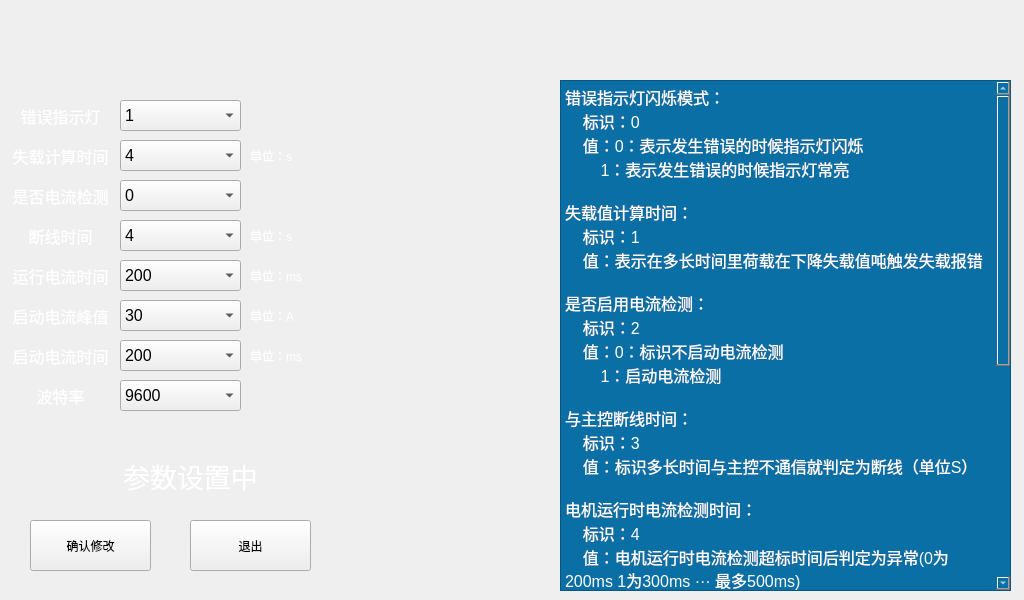
<?xml version="1.0" encoding="UTF-8"?>
<ui version="4.0">
 <class>Parameter_window</class>
 <widget class="QMainWindow" name="Parameter_window">
  <property name="geometry">
   <rect>
    <x>0</x>
    <y>0</y>
    <width>1024</width>
    <height>600</height>
   </rect>
  </property>
  <property name="windowTitle">
   <string>MainWindow</string>
  </property>
  <widget class="QWidget" name="centralwidget">
   <widget class="QLabel" name="label_3">
    <property name="geometry">
     <rect>
      <x>250</x>
      <y>260</y>
      <width>81</width>
      <height>31</height>
     </rect>
    </property>
    <property name="styleSheet">
     <string notr="true">color: rgb(255, 255, 255);</string>
    </property>
    <property name="text">
     <string>单位：ms</string>
    </property>
   </widget>
   <widget class="QComboBox" name="comboBox_bolt">
    <property name="geometry">
     <rect>
      <x>120</x>
      <y>220</y>
      <width>121</width>
      <height>31</height>
     </rect>
    </property>
    <property name="font">
     <font>
      <family>Arial</family>
      <pointsize>12</pointsize>
     </font>
    </property>
    <property name="focusPolicy">
     <enum>Qt::NoFocus</enum>
    </property>
    <property name="currentText">
     <string>4</string>
    </property>
    <property name="currentIndex">
     <number>4</number>
    </property>
    <item>
     <property name="text">
      <string>0 </string>
     </property>
    </item>
    <item>
     <property name="text">
      <string>1</string>
     </property>
    </item>
    <item>
     <property name="text">
      <string>2</string>
     </property>
    </item>
    <item>
     <property name="text">
      <string>3</string>
     </property>
    </item>
    <item>
     <property name="text">
      <string>4</string>
     </property>
    </item>
    <item>
     <property name="text">
      <string>5</string>
     </property>
    </item>
    <item>
     <property name="text">
      <string>6</string>
     </property>
    </item>
    <item>
     <property name="text">
      <string>7</string>
     </property>
    </item>
    <item>
     <property name="text">
      <string>8</string>
     </property>
    </item>
    <item>
     <property name="text">
      <string>9</string>
     </property>
    </item>
   </widget>
   <widget class="QTextBrowser" name="textBrowser">
    <property name="geometry">
     <rect>
      <x>560</x>
      <y>80</y>
      <width>451</width>
      <height>511</height>
     </rect>
    </property>
    <property name="font">
     <font>
      <family>Arial</family>
      <pointsize>12</pointsize>
     </font>
    </property>
    <property name="styleSheet">
     <string notr="true">color: rgb(255, 255, 255);
background-color: rgb(10, 111, 165);</string>
    </property>
    <property name="html">
     <string>&lt;!DOCTYPE HTML PUBLIC &quot;-//W3C//DTD HTML 4.0//EN&quot; &quot;http://www.w3.org/TR/REC-html40/strict.dtd&quot;&gt;
&lt;html&gt;&lt;head&gt;&lt;meta name=&quot;qrichtext&quot; content=&quot;1&quot; /&gt;&lt;style type=&quot;text/css&quot;&gt;
p, li { white-space: pre-wrap; }
&lt;/style&gt;&lt;/head&gt;&lt;body style=&quot; font-family:'Arial'; font-size:12pt; font-weight:400; font-style:normal;&quot;&gt;
&lt;p style=&quot; margin-top:0px; margin-bottom:0px; margin-left:0px; margin-right:0px; -qt-block-indent:0; text-indent:0px;&quot;&gt;错误指示灯闪烁模式：&lt;/p&gt;
&lt;p style=&quot; margin-top:0px; margin-bottom:0px; margin-left:0px; margin-right:0px; -qt-block-indent:0; text-indent:0px;&quot;&gt;    标识：0&lt;/p&gt;
&lt;p style=&quot; margin-top:0px; margin-bottom:0px; margin-left:0px; margin-right:0px; -qt-block-indent:0; text-indent:0px;&quot;&gt;    值：0：表示发生错误的时候指示灯闪烁&lt;/p&gt;
&lt;p style=&quot; margin-top:0px; margin-bottom:0px; margin-left:0px; margin-right:0px; -qt-block-indent:0; text-indent:0px;&quot;&gt;        1：表示发生错误的时候指示灯常亮			&lt;/p&gt;
&lt;p style=&quot;-qt-paragraph-type:empty; margin-top:0px; margin-bottom:0px; margin-left:0px; margin-right:0px; -qt-block-indent:0; text-indent:0px;&quot;&gt;&lt;br /&gt;&lt;/p&gt;
&lt;p style=&quot; margin-top:0px; margin-bottom:0px; margin-left:0px; margin-right:0px; -qt-block-indent:0; text-indent:0px;&quot;&gt;失载值计算时间：&lt;/p&gt;
&lt;p style=&quot; margin-top:0px; margin-bottom:0px; margin-left:0px; margin-right:0px; -qt-block-indent:0; text-indent:0px;&quot;&gt;    标识：1&lt;/p&gt;
&lt;p style=&quot; margin-top:0px; margin-bottom:0px; margin-left:0px; margin-right:0px; -qt-block-indent:0; text-indent:0px;&quot;&gt;    值：表示在多长时间里荷载在下降失载值吨触发失载报错&lt;/p&gt;
&lt;p style=&quot;-qt-paragraph-type:empty; margin-top:0px; margin-bottom:0px; margin-left:0px; margin-right:0px; -qt-block-indent:0; text-indent:0px;&quot;&gt;&lt;br /&gt;&lt;/p&gt;
&lt;p style=&quot; margin-top:0px; margin-bottom:0px; margin-left:0px; margin-right:0px; -qt-block-indent:0; text-indent:0px;&quot;&gt;是否启用电流检测：&lt;/p&gt;
&lt;p style=&quot; margin-top:0px; margin-bottom:0px; margin-left:0px; margin-right:0px; -qt-block-indent:0; text-indent:0px;&quot;&gt;    标识：2&lt;/p&gt;
&lt;p style=&quot; margin-top:0px; margin-bottom:0px; margin-left:0px; margin-right:0px; -qt-block-indent:0; text-indent:0px;&quot;&gt;    值：0：标识不启动电流检测&lt;/p&gt;
&lt;p style=&quot; margin-top:0px; margin-bottom:0px; margin-left:0px; margin-right:0px; -qt-block-indent:0; text-indent:0px;&quot;&gt;        1：启动电流检测&lt;/p&gt;
&lt;p style=&quot;-qt-paragraph-type:empty; margin-top:0px; margin-bottom:0px; margin-left:0px; margin-right:0px; -qt-block-indent:0; text-indent:0px;&quot;&gt;&lt;br /&gt;&lt;/p&gt;
&lt;p style=&quot; margin-top:0px; margin-bottom:0px; margin-left:0px; margin-right:0px; -qt-block-indent:0; text-indent:0px;&quot;&gt;与主控断线时间：&lt;/p&gt;
&lt;p style=&quot; margin-top:0px; margin-bottom:0px; margin-left:0px; margin-right:0px; -qt-block-indent:0; text-indent:0px;&quot;&gt;    标识：3&lt;/p&gt;
&lt;p style=&quot; margin-top:0px; margin-bottom:0px; margin-left:0px; margin-right:0px; -qt-block-indent:0; text-indent:0px;&quot;&gt;    值：标识多长时间与主控不通信就判定为断线（单位S）&lt;/p&gt;
&lt;p style=&quot;-qt-paragraph-type:empty; margin-top:0px; margin-bottom:0px; margin-left:0px; margin-right:0px; -qt-block-indent:0; text-indent:0px;&quot;&gt;&lt;br /&gt;&lt;/p&gt;
&lt;p style=&quot; margin-top:0px; margin-bottom:0px; margin-left:0px; margin-right:0px; -qt-block-indent:0; text-indent:0px;&quot;&gt;电机运行时电流检测时间：&lt;/p&gt;
&lt;p style=&quot; margin-top:0px; margin-bottom:0px; margin-left:0px; margin-right:0px; -qt-block-indent:0; text-indent:0px;&quot;&gt;    标识：4&lt;/p&gt;
&lt;p style=&quot; margin-top:0px; margin-bottom:0px; margin-left:0px; margin-right:0px; -qt-block-indent:0; text-indent:0px;&quot;&gt;    值：电机运行时电流检测超标时间后判定为异常(0为200ms 1为300ms ··· 最多500ms)&lt;/p&gt;
&lt;p style=&quot;-qt-paragraph-type:empty; margin-top:0px; margin-bottom:0px; margin-left:0px; margin-right:0px; -qt-block-indent:0; text-indent:0px;&quot;&gt;&lt;br /&gt;&lt;/p&gt;
&lt;p style=&quot; margin-top:0px; margin-bottom:0px; margin-left:0px; margin-right:0px; -qt-block-indent:0; text-indent:0px;&quot;&gt;启动电流异常峰值：&lt;/p&gt;
&lt;p style=&quot; margin-top:0px; margin-bottom:0px; margin-left:0px; margin-right:0px; -qt-block-indent:0; text-indent:0px;&quot;&gt;    标识：5&lt;/p&gt;
&lt;p style=&quot; margin-top:0px; margin-bottom:0px; margin-left:0px; margin-right:0px; -qt-block-indent:0; text-indent:0px;&quot;&gt;    值：电流值（实际数值*10，不能超过5A即数值不能超过50）&lt;/p&gt;
&lt;p style=&quot;-qt-paragraph-type:empty; margin-top:0px; margin-bottom:0px; margin-left:0px; margin-right:0px; -qt-block-indent:0; text-indent:0px;&quot;&gt;&lt;br /&gt;&lt;/p&gt;
&lt;p style=&quot; margin-top:0px; margin-bottom:0px; margin-left:0px; margin-right:0px; -qt-block-indent:0; text-indent:0px;&quot;&gt;电机启动时电流超标持续时间：&lt;/p&gt;
&lt;p style=&quot; margin-top:0px; margin-bottom:0px; margin-left:0px; margin-right:0px; -qt-block-indent:0; text-indent:0px;&quot;&gt;    标识：6&lt;/p&gt;
&lt;p style=&quot; margin-top:0px; margin-bottom:0px; margin-left:0px; margin-right:0px; -qt-block-indent:0; text-indent:0px;&quot;&gt;    值：电机启动时电流超标持续时间后判定为异常（0为200ms 1为300ms··· 最多500ms）&lt;/p&gt;
&lt;p style=&quot;-qt-paragraph-type:empty; margin-top:0px; margin-bottom:0px; margin-left:0px; margin-right:0px; -qt-block-indent:0; text-indent:0px;&quot;&gt;&lt;br /&gt;&lt;/p&gt;
&lt;p style=&quot;-qt-paragraph-type:empty; margin-top:0px; margin-bottom:0px; margin-left:0px; margin-right:0px; -qt-block-indent:0; text-indent:0px;&quot;&gt;&lt;br /&gt;&lt;/p&gt;
&lt;p style=&quot; margin-top:0px; margin-bottom:0px; margin-left:0px; margin-right:0px; -qt-block-indent:0; text-indent:0px;&quot;&gt;与主控通信的波特率：&lt;/p&gt;
&lt;p style=&quot; margin-top:0px; margin-bottom:0px; margin-left:0px; margin-right:0px; -qt-block-indent:0; text-indent:0px;&quot;&gt;    标识：7&lt;/p&gt;
&lt;p style=&quot; margin-top:0px; margin-bottom:0px; margin-left:0px; margin-right:0px; -qt-block-indent:0; text-indent:0px;&quot;&gt;    值：0：9600波特率通信&lt;/p&gt;
&lt;p style=&quot; margin-top:0px; margin-bottom:0px; margin-left:0px; margin-right:0px; -qt-block-indent:0; text-indent:0px;&quot;&gt;        1：57600波特率通信&lt;/p&gt;
&lt;p style=&quot; margin-top:0px; margin-bottom:0px; margin-left:0px; margin-right:0px; -qt-block-indent:0; text-indent:0px;&quot;&gt;        2：115200波特率通信&lt;/p&gt;&lt;/body&gt;&lt;/html&gt;</string>
    </property>
   </widget>
   <widget class="QPushButton" name="pushButton_exit">
    <property name="geometry">
     <rect>
      <x>190</x>
      <y>520</y>
      <width>121</width>
      <height>51</height>
     </rect>
    </property>
    <property name="focusPolicy">
     <enum>Qt::NoFocus</enum>
    </property>
    <property name="styleSheet">
     <string notr="true"/>
    </property>
    <property name="text">
     <string>退出</string>
    </property>
   </widget>
   <widget class="QPushButton" name="pushButton_Modify">
    <property name="geometry">
     <rect>
      <x>30</x>
      <y>520</y>
      <width>121</width>
      <height>51</height>
     </rect>
    </property>
    <property name="focusPolicy">
     <enum>Qt::NoFocus</enum>
    </property>
    <property name="styleSheet">
     <string notr="true"/>
    </property>
    <property name="text">
     <string>确认修改</string>
    </property>
   </widget>
   <widget class="QComboBox" name="comboBox_led">
    <property name="geometry">
     <rect>
      <x>120</x>
      <y>100</y>
      <width>121</width>
      <height>31</height>
     </rect>
    </property>
    <property name="font">
     <font>
      <family>Arial</family>
      <pointsize>12</pointsize>
     </font>
    </property>
    <property name="focusPolicy">
     <enum>Qt::NoFocus</enum>
    </property>
    <property name="currentText">
     <string>1</string>
    </property>
    <property name="currentIndex">
     <number>1</number>
    </property>
    <item>
     <property name="text">
      <string>0 </string>
     </property>
    </item>
    <item>
     <property name="text">
      <string>1</string>
     </property>
    </item>
   </widget>
   <widget class="QLabel" name="label_checkcurrent">
    <property name="geometry">
     <rect>
      <x>10</x>
      <y>180</y>
      <width>101</width>
      <height>31</height>
     </rect>
    </property>
    <property name="font">
     <font>
      <family>Arial</family>
      <pointsize>12</pointsize>
     </font>
    </property>
    <property name="styleSheet">
     <string notr="true">color: rgb(255, 255, 255);</string>
    </property>
    <property name="text">
     <string>是否电流检测</string>
    </property>
    <property name="alignment">
     <set>Qt::AlignCenter</set>
    </property>
   </widget>
   <widget class="QLabel" name="label_2">
    <property name="geometry">
     <rect>
      <x>250</x>
      <y>220</y>
      <width>61</width>
      <height>31</height>
     </rect>
    </property>
    <property name="styleSheet">
     <string notr="true">color: rgb(255, 255, 255);</string>
    </property>
    <property name="text">
     <string>单位：s</string>
    </property>
   </widget>
   <widget class="QComboBox" name="comboBox_checkcurrent">
    <property name="geometry">
     <rect>
      <x>120</x>
      <y>180</y>
      <width>121</width>
      <height>31</height>
     </rect>
    </property>
    <property name="font">
     <font>
      <family>Arial</family>
      <pointsize>12</pointsize>
     </font>
    </property>
    <property name="focusPolicy">
     <enum>Qt::NoFocus</enum>
    </property>
    <property name="currentText">
     <string>0 </string>
    </property>
    <item>
     <property name="text">
      <string>0 </string>
     </property>
    </item>
    <item>
     <property name="text">
      <string>1</string>
     </property>
    </item>
   </widget>
   <widget class="QLabel" name="label_led">
    <property name="geometry">
     <rect>
      <x>10</x>
      <y>100</y>
      <width>101</width>
      <height>31</height>
     </rect>
    </property>
    <property name="font">
     <font>
      <family>Arial</family>
      <pointsize>12</pointsize>
     </font>
    </property>
    <property name="styleSheet">
     <string notr="true">color: rgb(255, 255, 255);</string>
    </property>
    <property name="text">
     <string>错误指示灯</string>
    </property>
    <property name="alignment">
     <set>Qt::AlignCenter</set>
    </property>
   </widget>
   <widget class="QLabel" name="label_bolt">
    <property name="geometry">
     <rect>
      <x>10</x>
      <y>220</y>
      <width>101</width>
      <height>31</height>
     </rect>
    </property>
    <property name="font">
     <font>
      <family>Arial</family>
      <pointsize>12</pointsize>
     </font>
    </property>
    <property name="styleSheet">
     <string notr="true">color: rgb(255, 255, 255);</string>
    </property>
    <property name="text">
     <string>断线时间</string>
    </property>
    <property name="alignment">
     <set>Qt::AlignCenter</set>
    </property>
   </widget>
   <widget class="QLabel" name="label_currentTime">
    <property name="geometry">
     <rect>
      <x>10</x>
      <y>260</y>
      <width>101</width>
      <height>31</height>
     </rect>
    </property>
    <property name="font">
     <font>
      <family>Arial</family>
      <pointsize>12</pointsize>
     </font>
    </property>
    <property name="styleSheet">
     <string notr="true">color: rgb(255, 255, 255);</string>
    </property>
    <property name="text">
     <string>运行电流时间</string>
    </property>
    <property name="alignment">
     <set>Qt::AlignCenter</set>
    </property>
   </widget>
   <widget class="QComboBox" name="comboBox_loose">
    <property name="geometry">
     <rect>
      <x>120</x>
      <y>140</y>
      <width>121</width>
      <height>31</height>
     </rect>
    </property>
    <property name="font">
     <font>
      <family>Arial</family>
      <pointsize>12</pointsize>
     </font>
    </property>
    <property name="focusPolicy">
     <enum>Qt::NoFocus</enum>
    </property>
    <property name="currentIndex">
     <number>4</number>
    </property>
    <item>
     <property name="text">
      <string>0 </string>
     </property>
    </item>
    <item>
     <property name="text">
      <string>1</string>
     </property>
    </item>
    <item>
     <property name="text">
      <string>2</string>
     </property>
    </item>
    <item>
     <property name="text">
      <string>3</string>
     </property>
    </item>
    <item>
     <property name="text">
      <string>4</string>
     </property>
    </item>
    <item>
     <property name="text">
      <string>5</string>
     </property>
    </item>
    <item>
     <property name="text">
      <string>6</string>
     </property>
    </item>
    <item>
     <property name="text">
      <string>7</string>
     </property>
    </item>
    <item>
     <property name="text">
      <string>8</string>
     </property>
    </item>
    <item>
     <property name="text">
      <string>9</string>
     </property>
    </item>
    <item>
     <property name="text">
      <string>10</string>
     </property>
    </item>
   </widget>
   <widget class="QLabel" name="label_loose">
    <property name="geometry">
     <rect>
      <x>10</x>
      <y>140</y>
      <width>101</width>
      <height>31</height>
     </rect>
    </property>
    <property name="font">
     <font>
      <family>Arial</family>
      <pointsize>12</pointsize>
     </font>
    </property>
    <property name="styleSheet">
     <string notr="true">color: rgb(255, 255, 255);</string>
    </property>
    <property name="text">
     <string>失载计算时间</string>
    </property>
    <property name="alignment">
     <set>Qt::AlignCenter</set>
    </property>
   </widget>
   <widget class="QLabel" name="label">
    <property name="geometry">
     <rect>
      <x>250</x>
      <y>140</y>
      <width>61</width>
      <height>31</height>
     </rect>
    </property>
    <property name="styleSheet">
     <string notr="true">color: rgb(255, 255, 255);</string>
    </property>
    <property name="text">
     <string>单位：s</string>
    </property>
   </widget>
   <widget class="QLabel" name="label_information">
    <property name="geometry">
     <rect>
      <x>40</x>
      <y>460</y>
      <width>301</width>
      <height>31</height>
     </rect>
    </property>
    <property name="font">
     <font>
      <family>Arial</family>
      <pointsize>20</pointsize>
     </font>
    </property>
    <property name="styleSheet">
     <string notr="true">color: rgb(255, 255, 255);</string>
    </property>
    <property name="text">
     <string>参数设置中</string>
    </property>
    <property name="alignment">
     <set>Qt::AlignCenter</set>
    </property>
   </widget>
   <widget class="QComboBox" name="comboBox_currentMAX">
    <property name="geometry">
     <rect>
      <x>120</x>
      <y>300</y>
      <width>121</width>
      <height>31</height>
     </rect>
    </property>
    <property name="font">
     <font>
      <family>Arial</family>
      <pointsize>12</pointsize>
     </font>
    </property>
    <property name="focusPolicy">
     <enum>Qt::NoFocus</enum>
    </property>
    <property name="currentText">
     <string>30</string>
    </property>
    <item>
     <property name="text">
      <string>30</string>
     </property>
    </item>
    <item>
     <property name="text">
      <string>35</string>
     </property>
    </item>
    <item>
     <property name="text">
      <string>40</string>
     </property>
    </item>
    <item>
     <property name="text">
      <string>45</string>
     </property>
    </item>
    <item>
     <property name="text">
      <string>50</string>
     </property>
    </item>
   </widget>
   <widget class="QComboBox" name="comboBox_Startcurrent">
    <property name="geometry">
     <rect>
      <x>120</x>
      <y>340</y>
      <width>121</width>
      <height>31</height>
     </rect>
    </property>
    <property name="font">
     <font>
      <family>Arial</family>
      <pointsize>12</pointsize>
     </font>
    </property>
    <property name="focusPolicy">
     <enum>Qt::NoFocus</enum>
    </property>
    <property name="currentText">
     <string>200</string>
    </property>
    <item>
     <property name="text">
      <string>200</string>
     </property>
    </item>
    <item>
     <property name="text">
      <string>300</string>
     </property>
    </item>
    <item>
     <property name="text">
      <string>400</string>
     </property>
    </item>
    <item>
     <property name="text">
      <string>500</string>
     </property>
    </item>
   </widget>
   <widget class="QComboBox" name="comboBox_baud">
    <property name="geometry">
     <rect>
      <x>120</x>
      <y>380</y>
      <width>121</width>
      <height>31</height>
     </rect>
    </property>
    <property name="font">
     <font>
      <family>Arial</family>
      <pointsize>12</pointsize>
     </font>
    </property>
    <property name="focusPolicy">
     <enum>Qt::NoFocus</enum>
    </property>
    <property name="currentText">
     <string>9600</string>
    </property>
    <item>
     <property name="text">
      <string>9600</string>
     </property>
    </item>
    <item>
     <property name="text">
      <string>57600</string>
     </property>
    </item>
    <item>
     <property name="text">
      <string>115200</string>
     </property>
    </item>
   </widget>
   <widget class="QLabel" name="label_4">
    <property name="geometry">
     <rect>
      <x>250</x>
      <y>300</y>
      <width>81</width>
      <height>31</height>
     </rect>
    </property>
    <property name="styleSheet">
     <string notr="true">color: rgb(255, 255, 255);</string>
    </property>
    <property name="text">
     <string>单位：A</string>
    </property>
   </widget>
   <widget class="QLabel" name="label_5">
    <property name="geometry">
     <rect>
      <x>250</x>
      <y>340</y>
      <width>81</width>
      <height>31</height>
     </rect>
    </property>
    <property name="styleSheet">
     <string notr="true">color: rgb(255, 255, 255);</string>
    </property>
    <property name="text">
     <string>单位：ms</string>
    </property>
   </widget>
   <widget class="QLabel" name="label_CurrentMAX">
    <property name="geometry">
     <rect>
      <x>10</x>
      <y>300</y>
      <width>101</width>
      <height>31</height>
     </rect>
    </property>
    <property name="font">
     <font>
      <family>Arial</family>
      <pointsize>12</pointsize>
     </font>
    </property>
    <property name="styleSheet">
     <string notr="true">color: rgb(255, 255, 255);</string>
    </property>
    <property name="text">
     <string>启动电流峰值</string>
    </property>
    <property name="alignment">
     <set>Qt::AlignCenter</set>
    </property>
   </widget>
   <widget class="QLabel" name="label_statrtCurrent">
    <property name="geometry">
     <rect>
      <x>10</x>
      <y>340</y>
      <width>101</width>
      <height>31</height>
     </rect>
    </property>
    <property name="font">
     <font>
      <family>Arial</family>
      <pointsize>12</pointsize>
     </font>
    </property>
    <property name="styleSheet">
     <string notr="true">color: rgb(255, 255, 255);</string>
    </property>
    <property name="text">
     <string>启动电流时间</string>
    </property>
    <property name="alignment">
     <set>Qt::AlignCenter</set>
    </property>
   </widget>
   <widget class="QLabel" name="label_baud">
    <property name="geometry">
     <rect>
      <x>10</x>
      <y>380</y>
      <width>101</width>
      <height>31</height>
     </rect>
    </property>
    <property name="font">
     <font>
      <family>Arial</family>
      <pointsize>12</pointsize>
     </font>
    </property>
    <property name="styleSheet">
     <string notr="true">color: rgb(255, 255, 255);</string>
    </property>
    <property name="text">
     <string>波特率</string>
    </property>
    <property name="alignment">
     <set>Qt::AlignCenter</set>
    </property>
   </widget>
   <widget class="QComboBox" name="comboBox_runCurrent">
    <property name="geometry">
     <rect>
      <x>120</x>
      <y>260</y>
      <width>121</width>
      <height>31</height>
     </rect>
    </property>
    <property name="font">
     <font>
      <family>Arial</family>
      <pointsize>12</pointsize>
     </font>
    </property>
    <property name="focusPolicy">
     <enum>Qt::NoFocus</enum>
    </property>
    <property name="currentText">
     <string>200</string>
    </property>
    <item>
     <property name="text">
      <string>200</string>
     </property>
    </item>
    <item>
     <property name="text">
      <string>300</string>
     </property>
    </item>
    <item>
     <property name="text">
      <string>400</string>
     </property>
    </item>
    <item>
     <property name="text">
      <string>500</string>
     </property>
    </item>
   </widget>
  </widget>
 </widget>
 <resources/>
 <connections/>
</ui>
